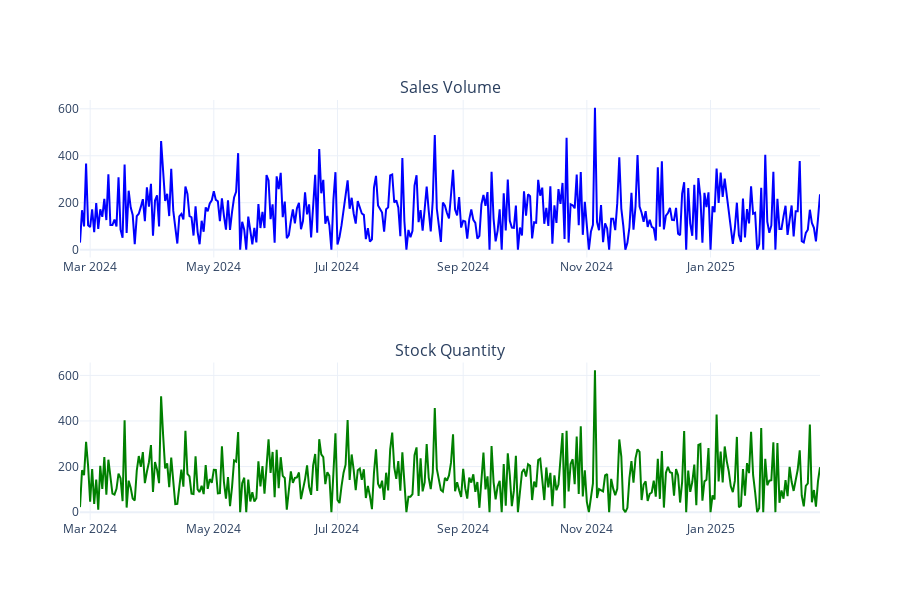

The notebook cell this image was saved under:
### Markdown cell above
### Series Visualization

### Code cell
# Create a blank subplot figure with 2 vertical panels and titles
fig = make_subplots(rows=2, cols=1, subplot_titles=['Sales Volume', 'Stock Quantity'])

# Create individual line plots for each target variable
fig1 = px.line(df_target, y=['Sales_Volume'], color_discrete_sequence=['blue'])
fig2 = px.line(df_target, y=['Stock_Quantity'], color_discrete_sequence=['green'])

# Add the first plot (Sales Volume) to the top panel
fig.add_trace(fig1.data[0], row=1, col=1)
# Add the second plot (Stock Quantity) to the bottom panel
fig.add_trace(fig2.data[0], row=2, col=1)

# Adjust the overall figure layout (hide legend, set height)
fig.update_layout(showlegend=False, height=600)
# Display the interactive plot
fig.show()

### Figure 1 — Plotly figure (JSON) as saved in the notebook; plotly's stock layout.template omitted (floating-point values rounded to 4 significant figures; data arrays with more than 128 entries replaced by an {"elided": "..."} marker saying what was removed)
{"data": [{"hovertemplate": "variable=Sales_Volume<br>Date_Received=%{x}<br>value=%{y}<extra></extra>", "legendgroup": "Sales_Volume", "line": {"color": "blue", "dash": "solid"}, "marker": {"symbol": "circle"}, "mode": "lines", "name": "Sales_Volume", "orientation": "v", "showlegend": true, "type": "scatter", "x": {"elided": "366 str values"}, "xaxis": "x", "y": {"elided": "366 int values"}, "yaxis": "y"}, {"hovertemplate": "variable=Stock_Quantity<br>Date_Received=%{x}<br>value=%{y}<extra></extra>", "legendgroup": "Stock_Quantity", "line": {"color": "green", "dash": "solid"}, "marker": {"symbol": "circle"}, "mode": "lines", "name": "Stock_Quantity", "orientation": "v", "showlegend": true, "type": "scatter", "x": {"elided": "366 str values"}, "xaxis": "x2", "y": {"elided": "366 int values"}, "yaxis": "y2"}], "layout": {"annotations": [{"font": {"size": 16}, "showarrow": false, "text": "Sales Volume", "x": 0.5, "xanchor": "center", "xref": "paper", "y": 1, "yanchor": "bottom", "yref": "paper"}, {"font": {"size": 16}, "showarrow": false, "text": "Stock Quantity", "x": 0.5, "xanchor": "center", "xref": "paper", "y": 0.375, "yanchor": "bottom", "yref": "paper"}], "height": 600, "showlegend": false, "xaxis": {"anchor": "y", "domain": [0, 1]}, "xaxis2": {"anchor": "y2", "domain": [0, 1]}, "yaxis": {"anchor": "x", "domain": [0.625, 1]}, "yaxis2": {"anchor": "x2", "domain": [0, 0.375]}}}
